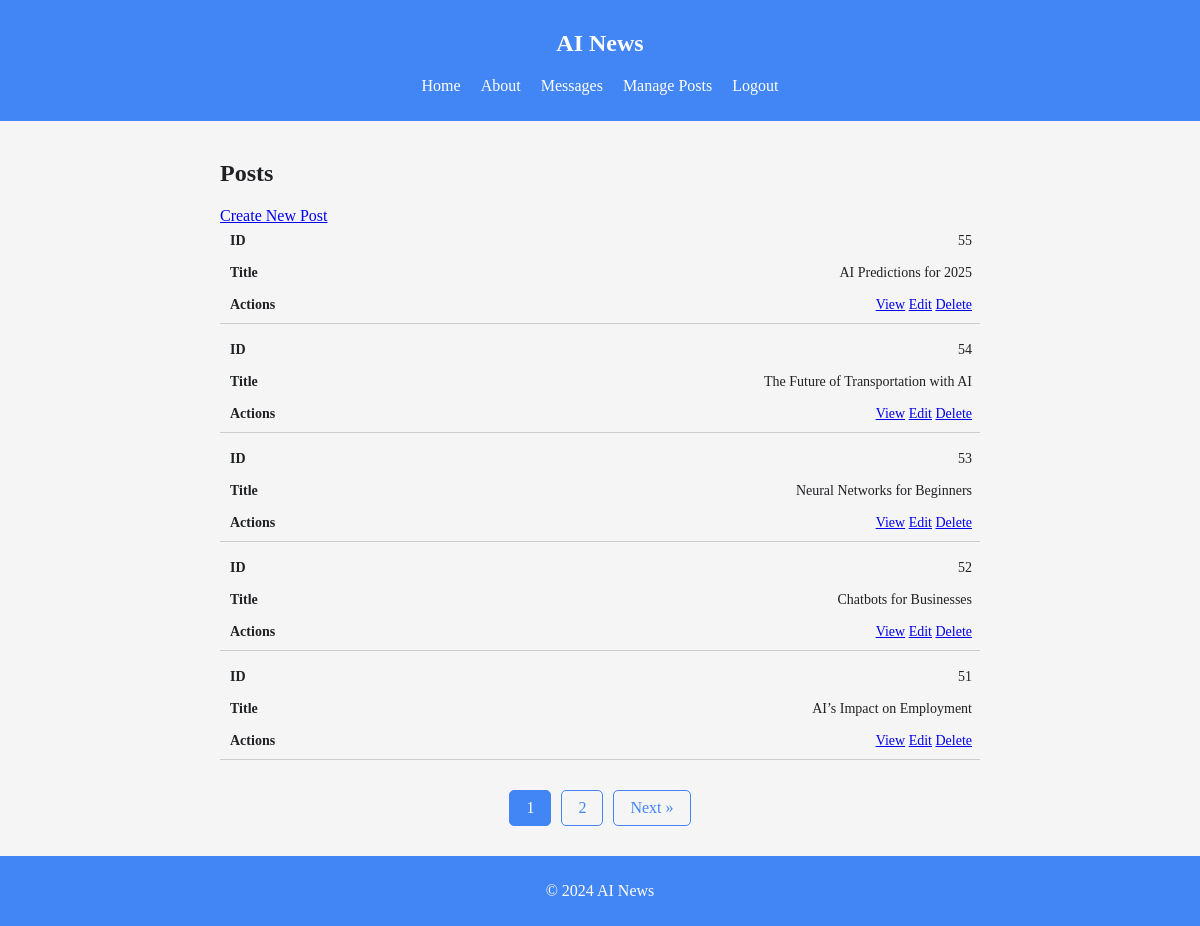
The page /posts (signed in) on the database its author committed.
### tables this page shows
CREATE TABLE "posts" (
    id INTEGER PRIMARY KEY AUTOINCREMENT,
    title TEXT NOT NULL,
    content TEXT NOT NULL,
    created_at TIMESTAMP DEFAULT CURRENT_TIMESTAMP,
    user_id INTEGER,
    FOREIGN KEY (user_id) REFERENCES users(id)
);

### controllers/PostController.php (called while the page is built, shortened)
<?php
class PostController {
    public function index() {
        $postModel = new PostModel();
        $totalPosts = $postModel->getPostCount();
        $postsPerPage = 5;
        $currentPage = isset($_GET['page']) ? (int)$_GET['page'] : 1;
        $offset = ($currentPage - 1) * $postsPerPage;
        $posts = $postModel->getAllPosts($postsPerPage, $offset);
        $totalPages = ceil($totalPosts / $postsPerPage);
        include 'views/posts/index.php';
        include 'views/layouts/layout.php';
    }
}

### init.php (called while the page is built, shortened)
<?php
function getDbConnection() {
    return new SQLite3('/var/www/html/database/ai_news_blog.db');
}

### models/PostModel.php (called while the page is built, shortened)
<?php
class PostModel {
    private $db;
    public function __construct() {
        $this->db = getDbConnection();
    }
    public function getAllPosts($limit = null, $offset = null) {
        $posts = [];
        $query = "
            SELECT posts.*, users.name AS author
            FROM posts
            JOIN users ON posts.user_id = users.id
            ORDER BY posts.created_at DESC
        ";
        if ($limit !== null && $offset !== null) {
            $query .= " LIMIT :limit OFFSET :offset";
            $stmt = $this->db->prepare($query);
            $stmt->bindValue(':limit', $limit, SQLITE3_INTEGER);
            $stmt->bindValue(':offset', $offset, SQLITE3_INTEGER);
        } else {
            $stmt = $this->db->prepare($query);
        }
        $results = $stmt->execute();
        if ($results) {
            while ($row = $results->fetchArray(SQLITE3_ASSOC)) {
                $posts[] = $row;
            }
        }
        return $posts;
    }
    public function getPostCount() {
        $result = $this->db->querySingle('SELECT COUNT(*) as count FROM posts');
        return $result;
    }
}

### views/posts/index.php (the view, shortened to what this page needs)
<section>
    <h2>Posts</h2>
    <a href="/posts/create">Create New Post</a>
    <?php if (!empty($posts)): ?>
    <table class="common-table">
        <tbody>
            <?php foreach ($posts as $post): ?>
            <tr>
                <td data-label="ID"><?php echo htmlspecialchars($post['id']); ?></td>
                <td data-label="Title"><?php echo htmlspecialchars($post['title']); ?></td>
                <td data-label="Actions">
                    <a href="/posts/<?php echo urlencode($post['id']); ?>" aria-label="View post <?php echo htmlspecialchars($post['title']); ?>">View</a>
                    <a href="/posts/edit/<?php echo urlencode($post['id']); ?>" aria-label="Edit post <?php echo htmlspecialchars($post['title']); ?>">Edit</a>
                    <a href="/posts/delete/<?php echo urlencode($post['id']); ?>" onclick="return confirm('Are you sure?')" aria-label="Delete post <?php echo htmlspecialchars($post['title']); ?>">Delete</a>
                </td>
            </tr>
            <?php endforeach; ?>
        </tbody>
    </table>
    <div class="pagination" role="navigation" aria-label="Pagination">
        <?php for ($i = max(1, $currentPage - 2); $i <= min($totalPages, $currentPage + 2); $i++): ?>
            <a href="?page=<?php echo $i; ?>" <?php if ($i == $currentPage) echo 'class="active"'; ?> aria-label="Page <?php echo $i; ?>"><?php echo $i; ?></a>
        <?php endfor; ?>
        <?php if ($currentPage < $totalPages): ?>
            <a href="?page=<?php echo $currentPage + 1; ?>" aria-label="Next page">Next &raquo;</a>
        <?php endif; ?>
    </div>
    <?php else: ?>
    <p>No posts available.</p>
    <?php endif; ?>
</section>

### css/styles.css (style rules this page uses)
:root { --primary-color: #4285F4; --secondary-color: #34A853; --accent-color: #FBBC05; --background-color: #F5F5F5; --text-color: #202124; }
body { background-color: var(--background-color); color: var(--text-color); margin: 0; }
.common-table { width: 100%; border-collapse: collapse; margin-bottom: 20px; }
.common-table th, .common-table td { border: 1px solid var(--primary-color); padding: 8px; text-align: left; }
.pagination { display: flex; justify-content: center; margin-top: 20px; }
.pagination a { margin: 0 5px; padding: 8px 16px; text-decoration: none; color: var(--primary-color); border: 1px solid var(--primary-color); border-radius: 5px; }
.pagination a.active { background-color: var(--primary-color); color: white; border: 1px solid var(--primary-color); }
.common-table tr { display: block; margin-bottom: 10px; border-bottom: 1px solid #ccc; }
.common-table td { display: block; text-align: right; font-size: 14px; border: none; position: relative; padding-left: 50%; }
.common-table td::before { content: attr(data-label); position: absolute; left: 10px; width: calc(50% - 20px); font-weight: bold; text-align: left; }
.common-table td:last-child { padding-bottom: 10px; }
@media (min-width: 600px) { body { font-size: 16px; } }
section { width: 100%; max-width: 1200px; margin: 0 auto; padding: 20px; box-sizing: border-box; }

### rows shown on the page
posts: id "55", title "AI Predictions for 2025"
posts: id "54", title "The Future of Transportation with AI"
posts: id "53", title "Neural Networks for Beginners"
posts: id "52", title "Chatbots for Businesses"
posts: id "51", title "AI’s Impact on Employment"
